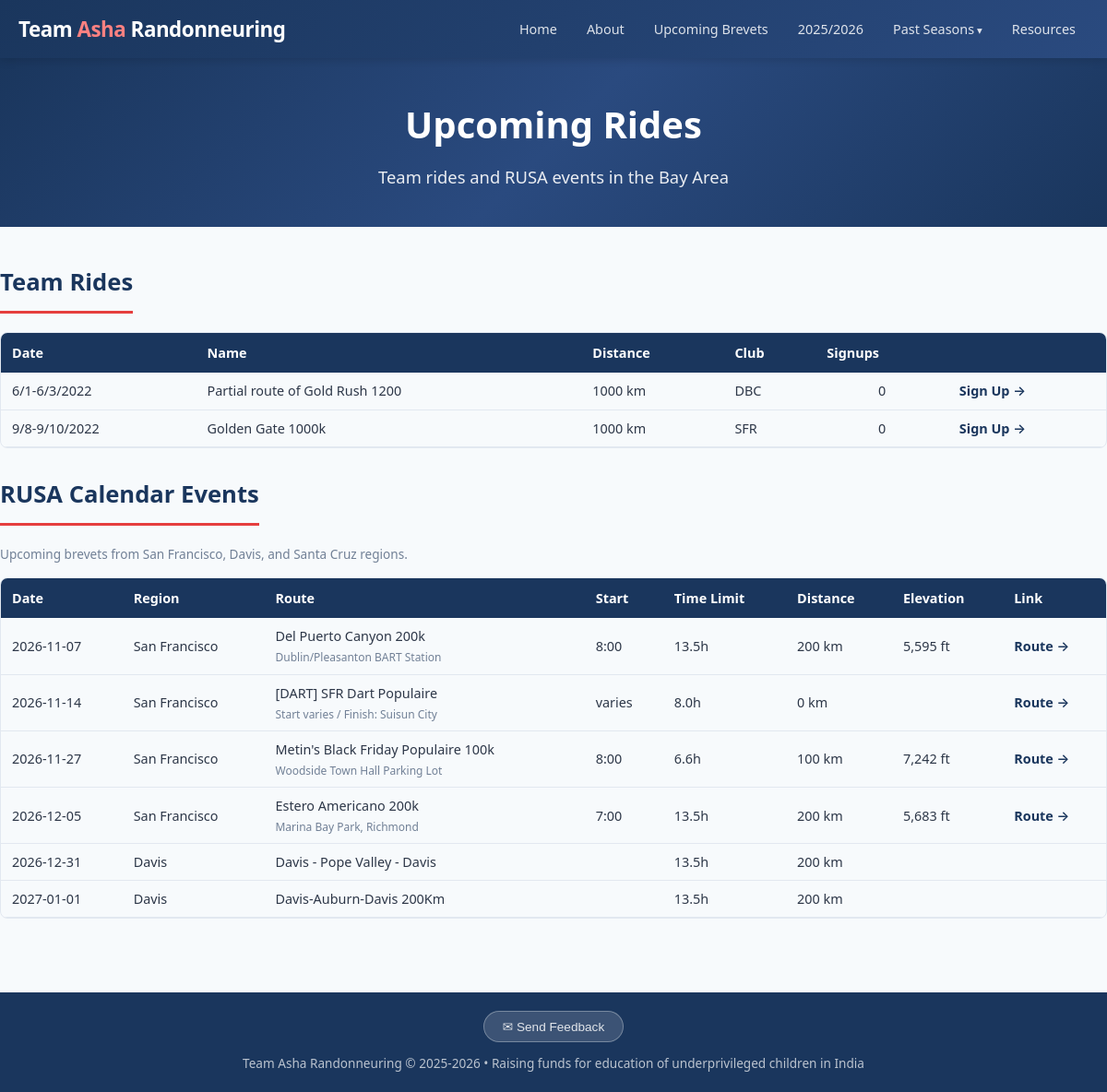
The page /upcoming on the database as committed earlier.
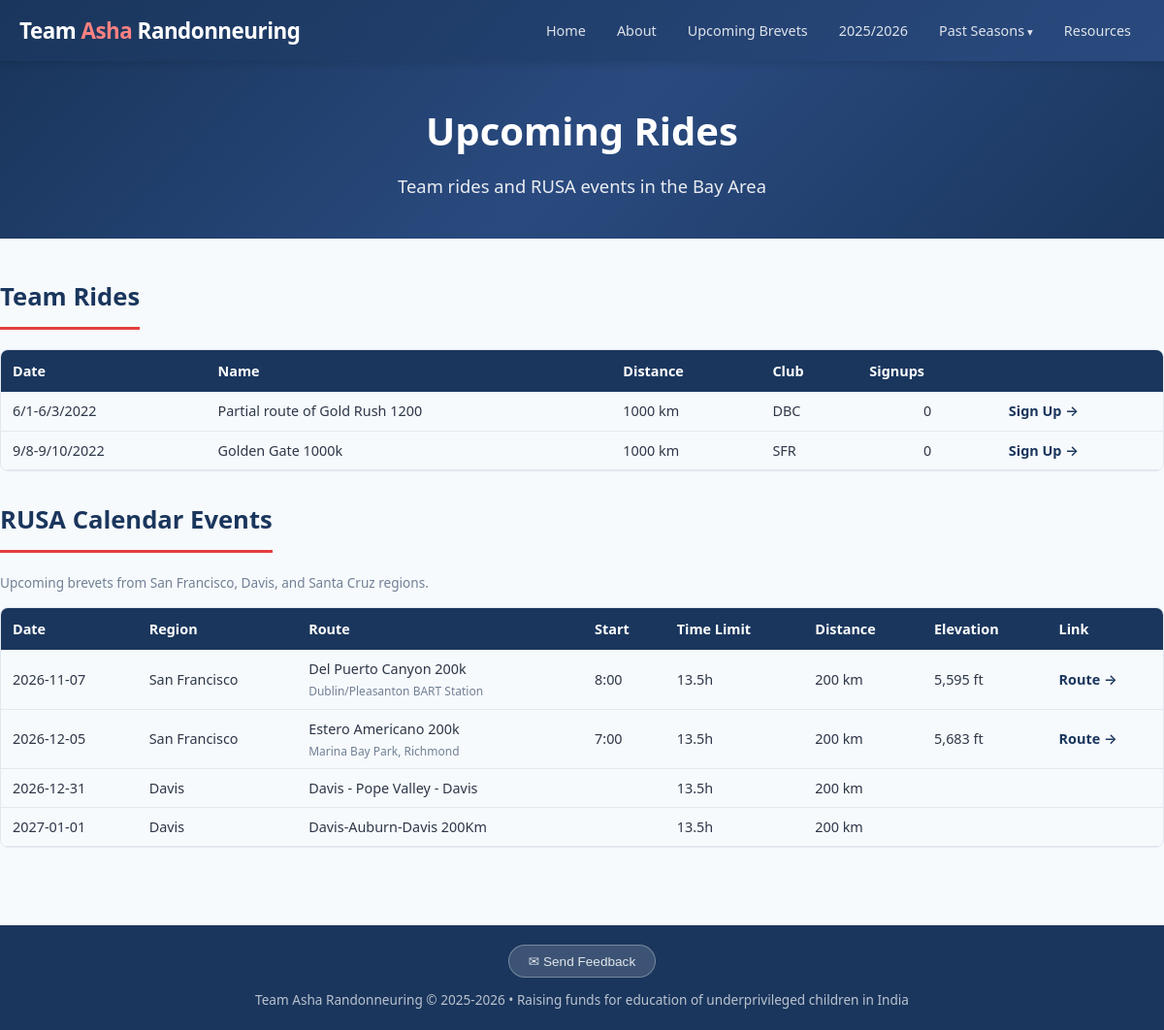
The same page on the database as committed later.
### tables this page shows
CREATE TABLE season (
        id INTEGER PRIMARY KEY AUTOINCREMENT,
        name TEXT UNIQUE NOT NULL,
        start_date DATE,
        end_date DATE,
        is_current BOOLEAN DEFAULT 0
    );

CREATE TABLE ride (
        id INTEGER PRIMARY KEY AUTOINCREMENT,
        season_id INTEGER NOT NULL REFERENCES season(id),
        club_id INTEGER REFERENCES club(id),
        name TEXT NOT NULL,
        ride_type TEXT,  -- 'ACP brevet', 'RUSA populaire', 'ACP flèche', 'permanent'
        date DATE NOT NULL,
        distance_km INTEGER NOT NULL,
        elevation_ft INTEGER,
        distance_miles REAL,
        ft_per_mile REAL,
        rwgps_url TEXT,
        rusa_event_id TEXT,
        is_team_ride BOOLEAN DEFAULT 1
    );

CREATE TABLE club (
        id INTEGER PRIMARY KEY AUTOINCREMENT,
        code TEXT UNIQUE NOT NULL,
        name TEXT NOT NULL,
        region TEXT NOT NULL
    );

CREATE TABLE upcoming_rusa_event (
        id INTEGER PRIMARY KEY AUTOINCREMENT,
        region TEXT NOT NULL,
        ride_type TEXT,
        date DATE NOT NULL,
        distance_km INTEGER NOT NULL,
        climbing TEXT,
        route_name TEXT
    , rwgps_url TEXT, distance_miles REAL, elevation_ft INTEGER, start_location TEXT, start_time TEXT, time_limit_hours REAL, event_status TEXT DEFAULT 'ACTIVE');

### routes/main.py (the view)
@main_bp.route('/upcoming')
def upcoming():
    rides = get_upcoming_rides()
    rusa_events = get_upcoming_rusa_events()
    return render_template('upcoming.html', rides=rides, rusa_events=rusa_events)

### app.py (called while the page is built)
def create_app():
    app = Flask(__name__)
    app.config.from_object(Config)
    db.init_app(app)
    from routes.main import main_bp
    from routes.riders import riders_bp
    from routes.signup import signup_bp
    from routes.admin import admin_bp
    app.register_blueprint(main_bp)
    app.register_blueprint(riders_bp)
    app.register_blueprint(signup_bp, url_prefix='/signup')
    app.register_blueprint(admin_bp, url_prefix='/admin')
    @app.template_filter('commafy')
    def commafy_filter(value):
        try:
            return f"{int(value):,}"
        except (ValueError, TypeError):
            return value
    @app.context_processor
    def inject_helpers():
        from models import get_all_seasons, get_current_season
        return dict(
            seasons=get_all_seasons(),
            current_season=get_current_season(),
        )
    return app

### db.py (called while the page is built)
def get_db():
    if 'db' not in g:
        g.db = sqlite3.connect(current_app.config['DB_PATH'])
        g.db.row_factory = sqlite3.Row
        g.db.execute("PRAGMA foreign_keys = ON")
    return g.db

### models.py (called while the page is built)
def get_all_seasons():
    return get_db().execute("SELECT * FROM season ORDER BY start_date DESC").fetchall()

def get_current_season():
    return get_db().execute("SELECT * FROM season WHERE is_current = 1").fetchone()

def get_upcoming_rides():
    today = date.today().isoformat()
    return get_db().execute("""
        SELECT ri.*, c.code as club_code,
               (SELECT COUNT(*) FROM rider_ride_signup rrs WHERE rrs.ride_id = ri.id) as signup_count
        FROM ride ri LEFT JOIN club c ON ri.club_id = c.id
        WHERE ri.date >= ? AND ri.is_team_ride = 1
        ORDER BY ri.date
    """, (today,)).fetchall()

def get_upcoming_rusa_events():
    today = date.today().isoformat()
    events = get_db().execute("""
        SELECT * FROM upcoming_rusa_event
        WHERE date >= ? AND event_status IN ('ACTIVE', 'INPROGRESS')
        ORDER BY date
    """, (today,)).fetchall()
    events_with_defaults = []
    for event in events:
        event_dict = dict(event)
        if not event_dict.get('time_limit_hours') and event_dict.get('distance_km'):
            event_dict['time_limit_hours'] = get_default_time_limit(event_dict['distance_km'])
        events_with_defaults.append(event_dict)
    return events_with_defaults

### templates/upcoming.html (shortened to what this page needs)
{% extends "base.html" %}
{% block content %}
<div class="hero" style="padding:40px 20px;">
<h1>Upcoming Rides</h1>
<p>Team rides and RUSA events in the Bay Area</p>
</div>
<div class="container section">
{% if rides %}
<h2>Team Rides</h2>
<div class="table-wrap">
<table>
<thead><tr><th>Date</th><th>Name</th><th>Distance</th><th>Club</th><th>Signups</th><th></th></tr></thead>
<tbody>
{% for r in rides %}
<tr>
<td>{{ r.date }}</td>
<td>{{ r.name }}</td>
<td>{{ r.distance_km }} km</td>
<td>{{ r.club_code or '' }}</td>
<td style="text-align:center;">{{ r.signup_count }}</td>
<td><a href="{{ url_for('signup.ride_signup', ride_id=r.id) }}" class="rider-link">Sign Up &rarr;</a></td>
</tr>
{% endfor %}
</tbody>
</table>
</div>
{% endif %}
{% if rusa_events %}
<h2 style="margin-top:30px;">RUSA Calendar Events</h2>
<p style="font-size:0.85rem;color:var(--text-light);margin-bottom:15px;">Upcoming brevets from San Francisco, Davis, and Santa Cruz regions.</p>
<div class="table-wrap">
<table>
<thead><tr><th>Date</th><th>Region</th><th>Route</th><th>Start</th><th>Time Limit</th><th>Distance</th><th>Elevation</th><th>Link</th></tr></thead>
<tbody>
{% for e in rusa_events %}
<tr>
<td>{{ e.date }}</td>
<td>{{ e.region }}</td>
<td>
  <div>{% if 'DART' in e.route_name or 'Dart' in e.route_name or 'Fleche' in e.route_name or (e.rwgps_url and ('dart' in e.rwgps_url.lower() or 'fleche' in e.rwgps_url.lower() or 'sfrandonneurs.org/fleche' in e.rwgps_url.lower())) %}[DART] {% endif %}{{ e.route_name }}</div>
  {% if e.start_location %}
  <div style="font-size:0.75rem;color:var(--text-light);margin-top:2px;">{{ e.start_location }}</div>
  {% endif %}
</td>
<td>{{ e.start_time or '' }}</td>
<td>{{ e.time_limit_hours|string + 'h' if e.time_limit_hours else '' }}</td>
<td>
  {% if e.distance_miles %}
    {{ "%.1f"|format(e.distance_miles) }} mi
  {% else %}
    {{ e.distance_km }} km
  {% endif %}
</td>
<td>
  {% if e.elevation_ft %}
    {{ "{:,}".format(e.elevation_ft) }} ft
  {% else %}
    {{ e.climbing or '' }}
  {% endif %}
</td>
<td>
  {% if e.rwgps_url %}
    <a href="{{ e.rwgps_url }}" target="_blank" class="rider-link">
      {% if 'Fleche' in e.route_name or (e.rwgps_url and ('fleche' in e.rwgps_url.lower() or 'sfrandonneurs.org/fleche' in e.rwgps_url.lower())) %}
        Event &rarr;
      {% else %}
        Route &rarr;
      {% endif %}
    </a>
  {% endif %}
</td>
</tr>
{% endfor %}
</tbody>
</table>
</div>
{% endif %}
</div>
{% endblock %}

### templates/base.html (shortened to what this page needs)
<!DOCTYPE html>
<html lang="en">
<head>
<link rel="stylesheet" href="{{ url_for('static', filename='style.css') }}">
</head>
<body>
<header>
<div class="header-inner">
<div class="logo"><a href="{{ url_for('main.index') }}">Team <span>Asha</span> Randonneuring</a></div>
<nav>
    <a href="{{ url_for('main.index') }}" {% if request.endpoint == 'main.index' %}class="active"{% endif %}>Home</a>
    <a href="{{ url_for('main.about') }}" {% if request.endpoint == 'main.about' %}class="active"{% endif %}>About</a>
    {% if current_season %}
    <a href="{{ url_for('riders.upcoming_brevets', season_name=current_season.name) }}" {% if request.endpoint == 'riders.upcoming_brevets' %}class="active"{% endif %}>Upcoming Brevets</a>
    {% endif %}
    {% for s in seasons %}
    {% if s.is_current %}
    {% set is_active = request.view_args.get('season_name') == s.name and request.endpoint == 'riders.season_riders' %}
    <a href="{{ url_for('riders.season_riders', season_name=s.name) }}" {% if is_active %}class="active"{% endif %}>{{ s.name[:4] }}/{{ s.name[5:] }}</a>
    {% endif %}
    {% endfor %}
    <div class="nav-dropdown">
        <a>Past Seasons</a>
    </div>
    <a href="{{ url_for('main.resources') }}" {% if request.endpoint == 'main.resources' %}class="active"{% endif %}>Resources</a>
</nav>
</div>
</header>
{% block content %}{% endblock %}
<footer>
<div class="container">
<div style="margin-bottom:12px;">
<button class="feedback-btn" onclick="document.getElementById('feedback-modal').style.display='flex'">&#x2709; Send Feedback</button>
</div>
Team Asha Randonneuring &copy; 2025-2026 &bull; Raising funds for education of underprivileged children in India
</div>
</footer>
</body>
</html>

### static/style.css (style rules this page uses)
:root { --primary: #1a365d; --accent: #e53e3e; --accent-light: #fc8181; --bg: #f7fafc; --card-bg: #ffffff; --text: #2d3748; --text-light: #718096; --border: #e2e8f0; --success: #38a169; --warning: #d69e2e; --danger: #e53e3e; }
* { margin: 0; padding: 0; box-sizing: border-box; }
body { font-family: 'Segoe UI', system-ui, -apple-system, sans-serif; background: var(--bg); color: var(--text); line-height: 1.6; }
.container { max-width: 1200px; margin: 0 auto; padding: 0 20px; }
header { background: linear-gradient(135deg, var(--primary) 0%, #2a4a7f 100%); color: white; padding: 0; position: sticky; top: 0; z-index: 100; box-shadow: 0 2px 10px rgba(0,0,0,0.15); }
.header-inner { display: flex; align-items: center; justify-content: space-between; padding: 12px 20px; max-width: 1200px; margin: 0 auto; }
.logo { font-size: 1.4rem; font-weight: 700; letter-spacing: -0.5px; }
.logo span { color: var(--accent-light); }
.logo a { color: inherit; text-decoration: none; }
nav { display: flex; gap: 4px; flex-wrap: wrap; }
nav a { color: rgba(255,255,255,0.85); text-decoration: none; padding: 8px 14px; border-radius: 6px; font-size: 0.9rem; font-weight: 500; transition: all 0.2s; }
.hero { background: linear-gradient(135deg, var(--primary) 0%, #2a4a7f 50%, #1a365d 100%); color: white; padding: 60px 20px; text-align: center; }
.hero h1 { font-size: 2.5rem; margin-bottom: 10px; font-weight: 800; }
.hero p { font-size: 1.15rem; opacity: 0.9; max-width: 700px; margin: 0 auto; }
.section { padding: 40px 0; }
.section h2 { font-size: 1.6rem; margin-bottom: 20px; color: var(--primary); padding-bottom: 10px; border-bottom: 3px solid var(--accent); display: inline-block; }
table { width: 100%; border-collapse: collapse; font-size: 0.9rem; }
th { background: var(--primary); color: white; padding: 10px 12px; text-align: left; font-weight: 600; white-space: nowrap; position: sticky; top: 0; }
td { padding: 8px 12px; border-bottom: 1px solid var(--border); }
.rider-link { color: var(--primary); text-decoration: none; font-weight: 600; }
.table-wrap { overflow-x: auto; border-radius: 8px; border: 1px solid var(--border); }
.table-wrap table { margin: 0; }
footer { background: var(--primary); color: rgba(255,255,255,0.7); text-align: center; padding: 20px; margin-top: 40px; font-size: 0.85rem; }
.nav-dropdown { position: relative; display: inline-block; }
.nav-dropdown > a { color: rgba(255,255,255,0.85); text-decoration: none; padding: 8px 14px; border-radius: 6px; font-size: 0.9rem; font-weight: 500; transition: all 0.2s; display: inline-block; cursor: pointer; }
.nav-dropdown > a::after { content: ' ▾'; font-size: 0.8em; }
.nav-dropdown::after { content: ''; position: absolute; top: 100%; left: 0; width: 100%; height: 10px; }
.feedback-btn { display: inline-block; padding: 8px 20px; background: rgba(255,255,255,0.15); color: rgba(255,255,255,0.85); border: 1px solid rgba(255,255,255,0.3); border-radius: 20px; font-size: 0.85rem; font-weight: 500; cursor: pointer; transition: all 0.2s; }

Rows that differ between the two databases and show on the page:
removed upcoming_rusa_event: date "2026-11-14", region "San Francisco", shows "[DART]", route_name "SFR Dart Populaire", start_location "Start varies / Finish: Suisun City", start_time "varies", time_limit_hours "8.0h", distance_km "0", shows "Route →"
removed upcoming_rusa_event: date "2026-11-27", region "San Francisco", route_name "Metin's Black Friday Populaire 100k", start_location "Woodside Town Hall Parking Lot", start_time "8:00", time_limit_hours "6.6h", distance_km "100", elevation_ft "7,242", shows "Route →"
